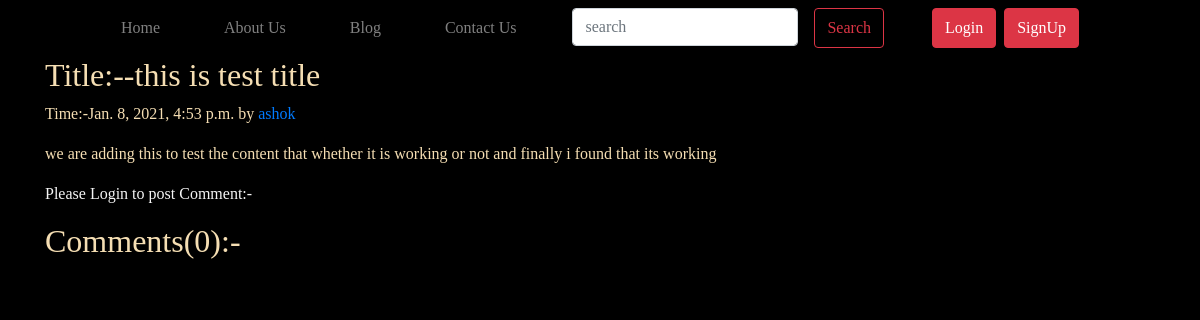
The page /blog/second_post on the database as committed earlier.
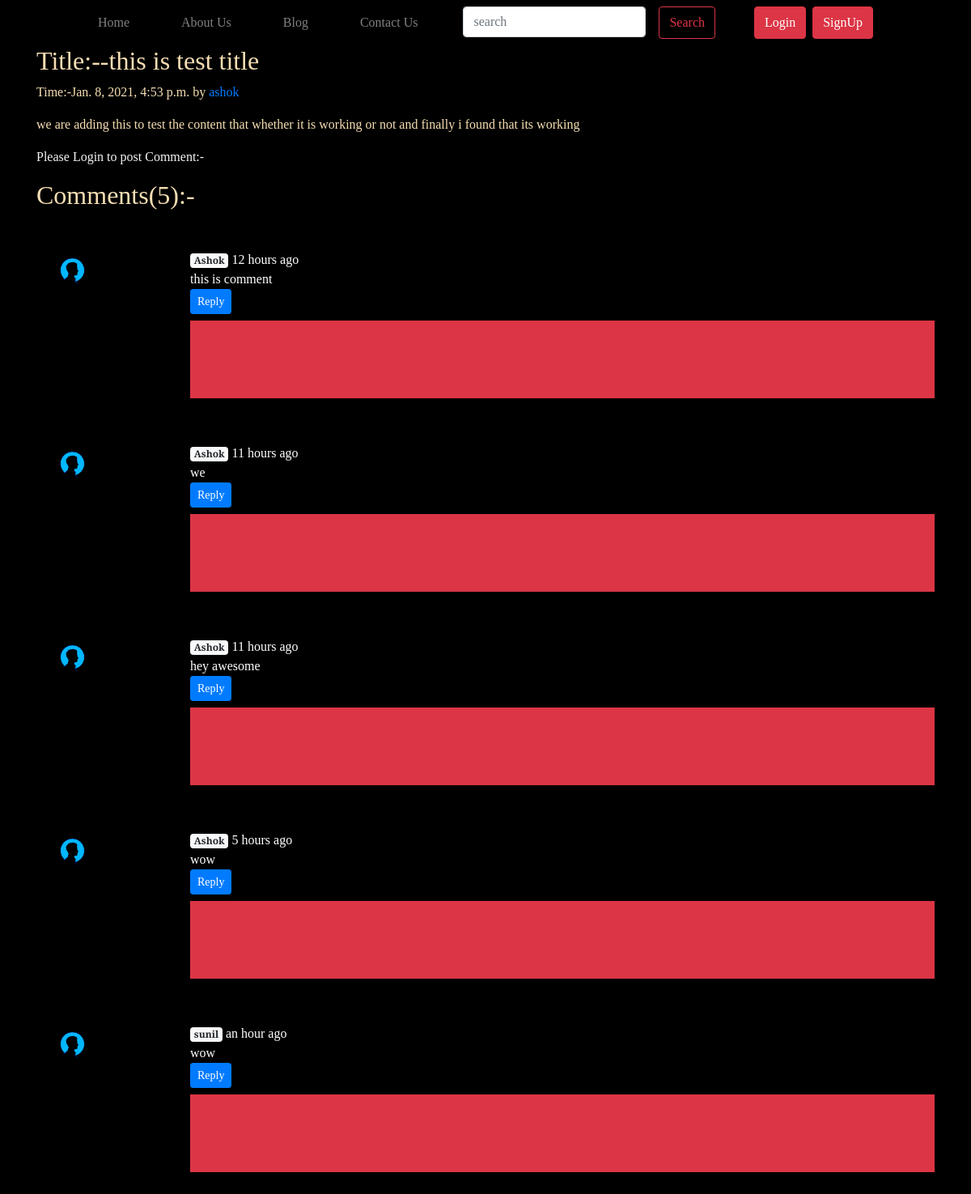
The same page on the database as committed later.
### blog/models.py (models this page shows, shortened)
class Post1(models.Model):
    sno = models.AutoField(primary_key=True)
    title = models.CharField(max_length=255)
    author = models.CharField(max_length=13)
    content = models.TextField()
    slug = models.CharField(max_length=130)
    timestamp = models.DateTimeField(blank=True)

class BlogComment(models.Model):
    sno = models.AutoField(primary_key=True)
    comment = models.TextField()
    user = models.ForeignKey(User, on_delete=models.CASCADE)
    post = models.ForeignKey(Post1, on_delete=models.CASCADE)
    parent = models.ForeignKey('self', on_delete=models.CASCADE, null=True)
    timestamp = models.DateTimeField(default=now)

### blog/views.py (the view)
# urls.py: path('<str:slug>', views.blogpost, name='blogpost'),
def blogpost(request,slug):
    post=Post1.objects.filter(slug=slug).first()
    comments=BlogComment.objects.filter(post=post,parent=None)
    replies=BlogComment.objects.filter(post=post).exclude(parent=None)
    context={'post':post,'comments':comments,'user':request.user}
    return render(request,'blog/blogpost.html',context)

### templates/blog/blogpost.html (shortened to what this page needs)
{% extends "base.html" %}
{% block body %}
{% load humanize %}
<div class="container">
  <div class="blog-post" style="color:wheat">
    <h2 class="blog-post-title">Title:--{{post.title}}</h2>
    <p class="blog-post-meta">Time:-{{post.timestamp}} by <a href="#">{{post.author}}</a></p>
    <p>{{post.content}}</p>
  </div>
</div>
<div class="container" style="color:whitesmoke">
  <div class="my-2">
    {% if user.is_authenticated %}
    <form action="/blog/postcomment" method="post">
      {% csrf_token %}
      <div class="form-group">
        <label for="exampleInputEmail1">Post Comments </label>
        <input type="text" class="form-control" name="comment" placeholder="Enter comments">
      </div>
      <input type="hidden" name="postSno" value="{{post.sno}}">
      <input type="hidden" name="parentSno" value="">
      <button type="submit" style="margin-top:10px" class="btn btn-primary">Submit</button>
    </form>
    {% else %}
    <p>Please Login to post Comment:-</p>
  </div>
  {% endif %}
</div>
<div class="container my-3">
  <h2 style="color: wheat;">Comments({{comments.count}}):-</h2>
</div>
{% for comment in comments %}
<div class="container my-5">
  <div class="row" style="color:white" '>
        <div class="col-md-2">
          <img src="/static/male1.jpg" height="50px" alt="profile">
        </div>
            <div class="col-md-10 "><span class="badge badge-light">{{ comment.user.username}} </span> {{comment.timestamp| naturaltime}}
              <div> {{comment.comment}} </div>
               <div class="reply mx-0">
                  <button class="btn btn-sm btn-primary" type="button" data-toggle="collapse" data-target="#replybox{{comment.sno}}" aria-expanded="false" aria-controls="collapseExample">
                    Reply
                  </button>
                <div class="replies bg-danger my-2">
                <br>
                <br>
                <br>
                <br>
                </div>
               </div>
            </div>
          </div>
      </div>
{% endfor %}
{% endblock body %}

### templates/base.html (shortened to what this page needs)
<!DOCTYPE html>
<html>
<head>
    <link rel="stylesheet" href="https://maxcdn.bootstrapcdn.com/bootstrap/4.4.1/css/bootstrap.min.css">
</head>
<body>
    <nav class="navbar navbar-expand-lg navbar-dark bg-alert">
        <div class="collapse navbar-collapse" id="navbarSupportedContent">
            <ul class="navbar-nav mx-auto">
                <li class="nav-item {% block homeactive %}{% endblock homeactive %} pr-5">
                    <a class="nav-link" href="/">Home<span class="sr-only">(current)</span></a>
                </li>
                <li class="nav-item {% block aboutactive %}{% endblock aboutactive %} pr-5">
                    <a class="nav-link" href="/about">About Us<span class="sr-only">(current)</span></a>
                </li>
                <li class="nav-item {% block blogactive %}{% endblock blogactive %} pr-5">
                    <a class="nav-link" href="/blog">Blog<span class="sr-only">(current)</span></a>
                </li>
                <li class="nav-item {% block contactactive %}{% endblock contactactive %} pr-5">
                    <a class="nav-link" href="/contact">Contact Us<span class="sr-only">(current)</span></a>
                </li>
                <form method="get" action="/search" class="d-flex mr-5">
                    <input class="form-control me-3" type="search" placeholder="search" aria-label="search" name="query"
                        id="query">
                    <button class="btn btn-outline-danger ml-3" type="submit">Search</button>
                </form>
                  {% if user.is_authenticated %}
                  <li class="nav-item dropdown active">
                    <a class="nav-link dropdown-toggle" href="#" id="navbarDropdown" role="button" data-bs-toggle="dropdown" aria-expanded="false">
                       Welcome  {{request.user}}
                    </a>
                    <ul class="dropdown-menu" aria-labelledby="navbarDropdown">
                      <li><a class="dropdown-item" href="/logout">Logout</a></li>
                    </ul>
                  </li>
                  {% else %}
                <button type="button" class="btn btn-danger mr-2" data-bs-toggle="modal" data-bs-target="#loginmodal">
                    Login
                </button>
                <button type="button" class="btn btn-danger mr-2" data-bs-toggle="modal" data-bs-target="#signupmodal">
                    SignUp
                </button>
                {% endif %}
            </ul>
        </div>
    </nav>
    {% block body %}{% endblock body %}
</body>
</html>

### templates/base.html (style rules this page uses)
* { margin: 0px; padding: 0px; font-family: 'Playfair Display', serif; }
body { background-color: black; }

Rows that differ between the two databases and show on the page:
added BlogComment: user.username "Ashok", timestamp "12 hours ago", comment "this is comment"
added BlogComment: user.username "Ashok", timestamp "11 hours ago", comment "we"
added BlogComment: user.username "Ashok", timestamp "11 hours ago", comment "hey awesome"
added BlogComment: user.username "Ashok", timestamp "5 hours ago", comment "wow"
added BlogComment: user.username "sunil", timestamp "an hour ago", comment "wow"
Other text that changed with them:
{{ comments.count }}: "0" → "5"
